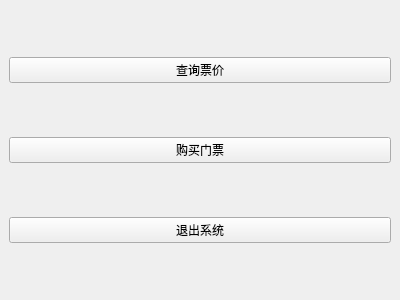
<?xml version="1.0" encoding="UTF-8"?>
<ui version="4.0">
 <class>MainWindow</class>
 <widget class="QMainWindow" name="MainWindow">
  <property name="geometry">
   <rect>
    <x>0</x>
    <y>0</y>
    <width>400</width>
    <height>300</height>
   </rect>
  </property>
  <property name="windowTitle">
   <string>游乐园票务系统</string>
  </property>
  <widget class="QWidget" name="centralwidget">
   <layout class="QVBoxLayout" name="verticalLayout">
    <item>
     <widget class="QPushButton" name="queryButton">
      <property name="text">
       <string>查询票价</string>
      </property>
     </widget>
    </item>
    <item>
     <widget class="QPushButton" name="buyTicketButton">
      <property name="text">
       <string>购买门票</string>
      </property>
     </widget>
    </item>
    <item>
     <widget class="QPushButton" name="exitButton">
      <property name="text">
       <string>退出系统</string>
      </property>
     </widget>
    </item>
   </layout>
  </widget>
 </widget>
 <resources/>
 <connections/>
</ui>
